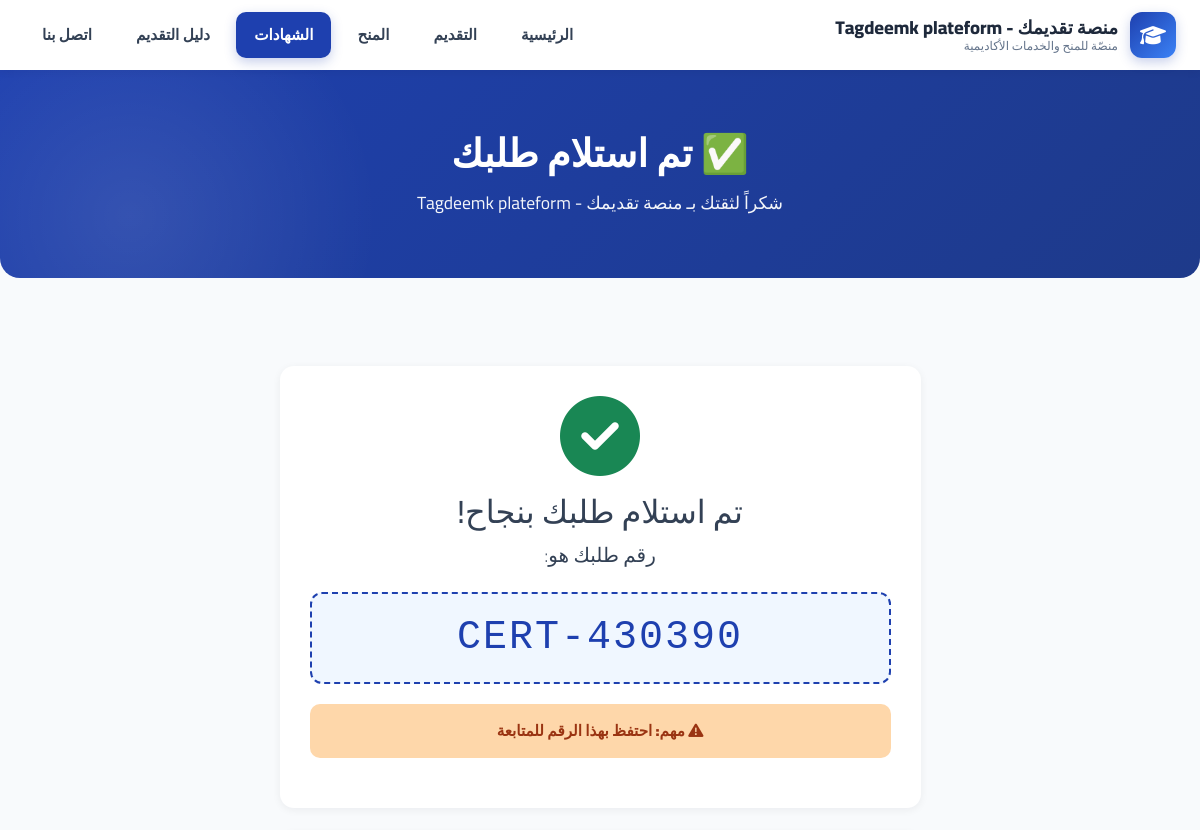
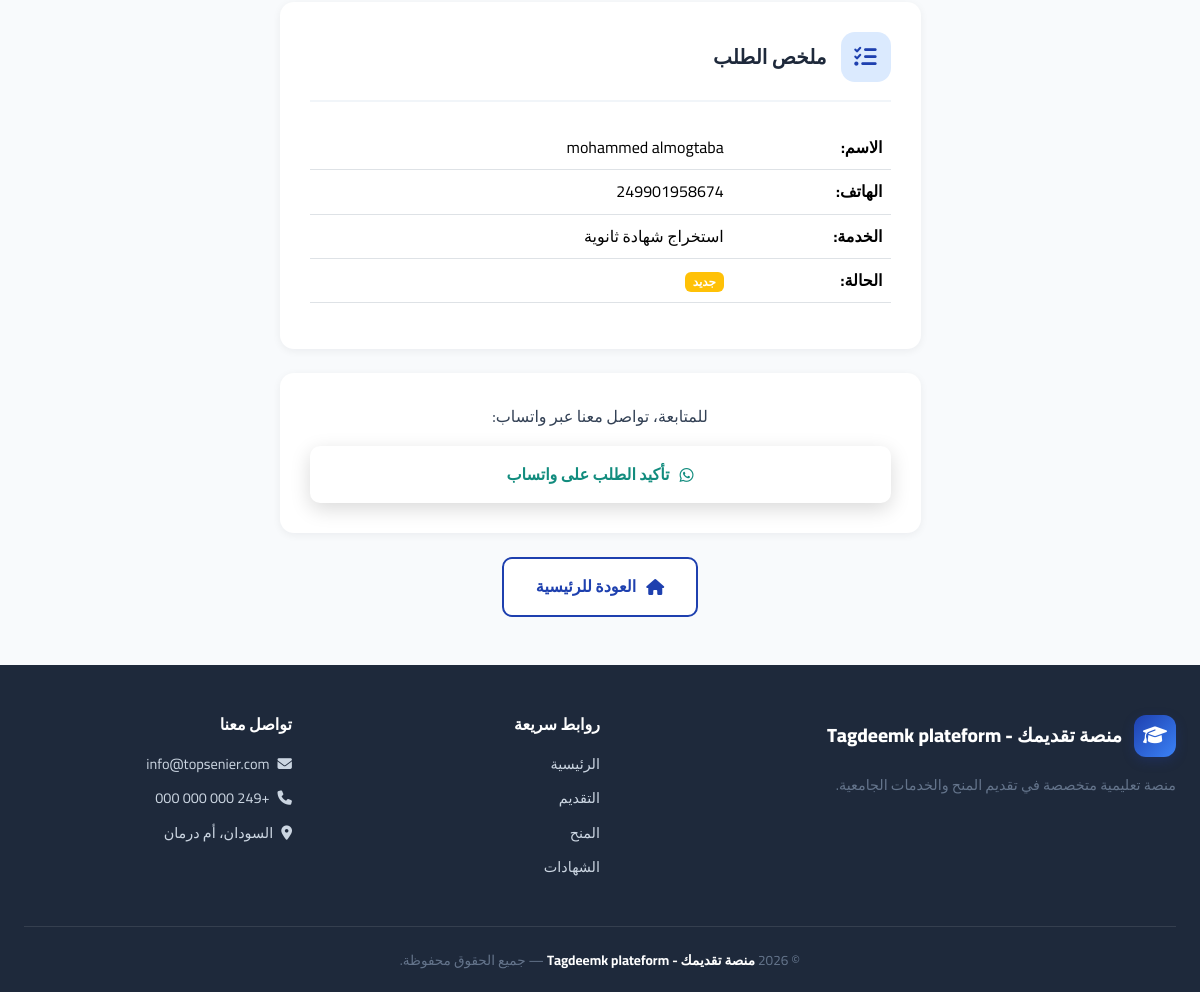
Screenshot of /certificates/success/CERT-430390/ with the database file from the repository (2 pictures, top to bottom).
### apps/config_app/models.py (models this page shows, shortened)
class SiteSettings(models.Model):
    site_name = models.CharField(
        max_length=100,
        default='توب سينير',
        verbose_name='اسم الموقع'
    )
    site_tagline = models.CharField(
        max_length=200,
        default='منصّتي للمنح والخدمات الأكاديمية',
        verbose_name='الشعار الفرعي'
    )
    hero_badge = models.CharField(
        max_length=200,
        default='🎓 منصة سودانية متكاملة للتعليم الجامعي',
        verbose_name='شعار Hero'
    )
    hero_title = models.CharField(
        max_length=300,
        default='بوابتك إلى الجامعات والمنح والتوثيق',
        verbose_name='عنوان Hero'
    )
    hero_description = models.TextField(
        default='نقدّم لك تجربة تعليمية متكاملة تجمع بين التقديم الإلكتروني، والمنح، وترتيب الرغبات، وتوثيق الشهادات.',
        verbose_name='وصف Hero'
    )
    hero_background = models.ImageField(
        upload_to='hero/%Y/%m/',
        blank=True,
        null=True,
        verbose_name='خلفية Hero',
        help_text='المقاس المثالي: 1920×1080 بكسل - حجم أقل من 1 ميجا'
    )
    hero_overlay_opacity = models.FloatField(
        default=0.6,
        verbose_name='شفافية الطبقة الداكنة',
        help_text='من 0 (بدون طبقة) إلى 1 (طبقة معتمة تماماً)'
    )
    hero_btn1_text = models.CharField(
        max_length=50,
        default='رتّب رغباتك',
        verbose_name='نص الزر الأول',
        blank=True,
    )
    hero_btn1_icon = models.CharField(
        max_length=50,
        default='fa-list-ol',
        verbose_name='أيقونة الزر الأول',
        blank=True,
        help_text='مثال: fa-list-ol',
    )
    hero_btn2_text = models.CharField(
        max_length=50,
        default='قدّم الآن',
        verbose_name='نص الزر الثاني',
        blank=True,
    )
    hero_btn2_icon = models.CharField(
        max_length=50,
        default='fa-paper-plane',
        verbose_name='أيقونة الزر الثاني',
        blank=True,
    )
    contact_phone = models.CharField(
        max_length=50,
        default='+249 000 000 000',
        verbose_name='رقم الهاتف'
    )
    contact_email = models.EmailField(
        default='info@topsenier.com',
        verbose_name='البريد الإلكتروني'
    )
    contact_address = models.CharField(
        max_length=200,
        default='السودان، أم درمان',
        verbose_name='العنوان'
    )
    whatsapp_number = models.CharField(
        max_length=50,
        default='+249000000000',
        verbose_name='رقم الواتساب'
    )
    facebook_url = models.URLField(
        blank=True,
        null=True,
        verbose_name='رابط فيسبوك'
    )
    linkedin_url = models.URLField(
        blank=True,
        null=True,
        verbose_name='رابط لينكدإن'
    )
    about_us = models.TextField(
        default='منصة سودانية متكاملة تهدف إلى تسهيل رحلة الطالب الأكاديمية من التقديم للجامعات حتى استخراج الشهادات.',
        verbose_name='من نحن',
    )
    facebook_page = models.URLField(
        blank=True, null=True,
        verbose_name='صفحة فيسبوك',
    )
    facebook_group = models.URLField(
        blank=True, null=True,
        verbose_name='مجموعة فيسبوك',
    )
    telegram_channel = models.URLField(
        blank=True, null=True,
        verbose_name='قناة تيليجرام',
    )
    telegram_group = models.URLField(
        blank=True, null=True,
        verbose_name='مجموعة تيليجرام',
    )
    instagram_url = models.URLField(
        blank=True, null=True,
        verbose_name='إنستغرام',
    )
    youtube_url = models.URLField(
        blank=True, null=True,
        verbose_name='يوتيوب',
    )
    tiktok_url = models.URLField(
        blank=True, null=True,
        verbose_name='تيك توك',
    )
    twitter_url = models.URLField(
        blank=True, null=True,
        verbose_name='X (تويتر)',
    )
    developer_name = models.CharField(
        max_length=100,
        default='',
        blank=True,
        verbose_name='اسم المطور',
    )
    developer_description = models.TextField(
        default='',
        blank=True,
        verbose_name='وصف المطور',
    )
    developer_email = models.EmailField(
        default='',
        blank=True,
        verbose_name='بريد المطور',
    )
    developer_whatsapp = models.CharField(
        max_length=50,
        default='',
        blank=True,
        verbose_name='واتساب المطور',
    )
    developer_github = models.URLField(
        default='',
        blank=True,
        verbose_name='GitHub المطور',
    )
    developer_website = models.URLField(
        default='',
        blank=True,
        verbose_name='موقع المطور',
    )
    is_active = models.BooleanField(
        default=True,
        verbose_name='نشط'
    )
    updated_at = models.DateTimeField(
        auto_now=True,
        verbose_name='آخر تحديث'
    )
    class Meta:
        verbose_name = 'إعدادات الموقع'
        verbose_name_plural = 'إعدادات الموقع'
    @classmethod
    def get_settings(cls):
        settings, created = cls.objects.get_or_create(pk=1)
        return settings

### apps/certificates/models.py (models this page shows, shortened)
class CertificateRequest(models.Model):
    SERVICE_CHOICES = [
        ('high_school', 'استخراج شهادة ثانوية'),
        ('university', 'استخراج شهادة جامعية'),
        ('verify', 'توثيق شهادة'),
        ('translate', 'ترجمة معتمدة'),
        ('replace', 'بدل فاقد'),
    ]
    STATUS_CHOICES = [
        ('pending', 'جديد'),
        ('processing', 'قيد التنفيذ'),
        ('completed', 'مكتمل'),
        ('cancelled', 'ملغي'),
    ]
    request_code = models.CharField(
        max_length=20,
        unique=True,
        verbose_name='رقم الطلب',
    )
    full_name = models.CharField(
        max_length=200,
        verbose_name='الاسم الرباعي',
    )
    phone_number = models.CharField(
        max_length=20,
        verbose_name='رقم الهاتف (واتساب)',
    )
    service_type = models.CharField(
        max_length=30,
        choices=SERVICE_CHOICES,
        verbose_name='نوع الخدمة',
    )
    details = models.TextField(
        blank=True,
        verbose_name='تفاصيل إضافية',
        help_text='أي معلومات مهمة عن الطلب'
    )
    certificate_file = models.FileField(
        upload_to='certificates/certificate/%Y/%m/',
        blank=True,
        null=True,
        verbose_name='صورة الشهادة',
    )
    national_id_file = models.FileField(
        upload_to='certificates/national_id/%Y/%m/',
        blank=True,
        null=True,
        verbose_name='الرقم الوطني',
    )
    status = models.CharField(
        max_length=20,
        choices=STATUS_CHOICES,
        default='pending',
        verbose_name='الحالة',
    )
    admin_notes = models.TextField(
        blank=True,
        verbose_name='ملاحظات الإدارة',
    )
    submitted_at = models.DateTimeField(
        auto_now_add=True,
        verbose_name='تاريخ الطلب',
    )
    class Meta:
        verbose_name = 'طلب شهادة'
        verbose_name_plural = 'طلبات الشهادات'
        ordering = ['-submitted_at']
    @property
    def service_display(self):
        return dict(self.SERVICE_CHOICES).get(self.service_type, self.service_type)

### apps/certificates/views.py (the view)
# urls.py: path('success/<str:code>/', views.success, name='success'),
def success(request, code):
    cert_request = get_object_or_404(CertificateRequest, request_code=code)
    wa_text = f"""السلام عليكم،
طلبت خدمة شهادات في منصة سند الطالب:

🎫 رقم الطلب: {cert_request.request_code}
👤 الاسم: {cert_request.full_name}
📱 الهاتف: {cert_request.phone_number}"""
    encoded = urllib.parse.quote(wa_text)
    wa_link = f"https://wa.me/249123456789?text={encoded}"
    return render(request, 'certificates/success.html', {
        'cert_request': cert_request,
        'wa_link': wa_link,
    })

### apps/panel/context_processors.py (called while the page is built, shortened)
def panel_permissions(request):
    if not request.user.is_authenticated:
        return {
            'has_applications_access': False,
            'has_certificates_access': False,
            'has_contact_access': False,
            'has_access_access': False,
            'has_universities_access': False,
            'has_announcements_access': False,
            'has_guide_access': False,
            'has_data_entry_access': False,
            'is_super_admin': False,
        }

### templates/certificates/success.html (shortened to what this page needs)
{% extends 'base.html' %}
{% load static %}
{% block content %}
<link rel="stylesheet" href="{% static 'css/style.css' %}">
<div class="page-hero">
    <h1>✅ تم استلام طلبك</h1>
    <p>شكراً لثقتك بـ {{ SITE_NAME }}</p>
</div>
<div class="container py-5">
    <div class="row justify-content-center">
        <div class="col-lg-7">
            <div class="info-card text-center">
                <i class="fa-solid fa-check-circle fa-5x text-success mb-3"></i>
                <h2>تم استلام طلبك بنجاح!</h2>
                <p class="lead">رقم طلبك هو:</p>
                <div style="background:#f0f7ff; border:2px dashed #1e40af; padding:20px; border-radius:12px; margin:20px 0;">
                    <h1 style="color:#1e40af; margin:0; font-family:monospace; letter-spacing:2px;">
                        {{ cert_request.request_code }}
                    </h1>
                </div>
                <div class="alert alert-warning">
                    <i class="fa-solid fa-exclamation-triangle"></i>
                    <strong>مهم:</strong> احتفظ بهذا الرقم للمتابعة
                </div>
            </div>
            <div class="info-card mt-4">
                <div class="info-card-header">
                    <i class="fa-solid fa-list-check"></i>
                    <h3>ملخص الطلب</h3>
                </div>
                <table class="table">
                    <tr>
                        <td><strong>الاسم:</strong></td>
                        <td>{{ cert_request.full_name }}</td>
                    </tr>
                    <tr>
                        <td><strong>الهاتف:</strong></td>
                        <td>{{ cert_request.phone_number }}</td>
                    </tr>
                    <tr>
                        <td><strong>الخدمة:</strong></td>
                        <td>{{ cert_request.service_display }}</td>
                    </tr>
                    <tr>
                        <td><strong>الحالة:</strong></td>
                        <td>
                            <span class="badge" style="background:#ffc107;">
                                {{ cert_request.get_status_display }}
                            </span>
                        </td>
                    </tr>
                </table>
            </div>
            <div class="info-card mt-4 text-center">
                <p>للمتابعة، تواصل معنا عبر واتساب:</p>
                <a href="{{ wa_link }}" target="_blank" class="whatsapp-btn" style="display:inline-flex;">
                    <i class="fa-brands fa-whatsapp"></i>
                    تأكيد الطلب على واتساب
                </a>
            </div>
            <div class="text-center mt-4">
                <a href="{% url 'home:index' %}" class="btn-outline" style="display:inline-flex;">
                    <i class="fa-solid fa-home"></i>
                    العودة للرئيسية
                </a>
            </div>
        </div>
    </div>
</div>
{% endblock %}

### templates/partials/header.html (shortened to what this page needs)
<header class="header">
    <div class="header-container">
        <div class="logo" onclick="window.location.href='{% url 'home:index' %}'">
            <div class="logo-icon"><i class="fa-solid fa-graduation-cap"></i></div>
            <div class="logo-text">
                <span class="brand">{{ SITE_NAME }}</span>
                <span class="tagline">{{ SITE_TAGLINE }}</span>
            </div>
        </div>
        <nav class="nav-menu" id="navMenu">
            <a class="nav-link {% if request.resolver_match.app_name == 'home' %}active{% endif %}"
               href="{% url 'home:index' %}">الرئيسية</a>
            <a class="nav-link {% if request.resolver_match.app_name == 'admission' %}active{% endif %}"
               href="{% url 'admission:index' %}">التقديم</a>
            <a class="nav-link {% if request.resolver_match.app_name == 'scholarships' %}active{% endif %}"
               href="{% url 'scholarships:index' %}">المنح</a>
            <a class="nav-link {% if request.resolver_match.app_name == 'certificates' %}active{% endif %}"
               href="{% url 'certificates:index' %}">الشهادات</a>
            <a class="nav-link {% if request.resolver_match.app_name == 'guide' %}active{% endif %}"
               href="{% url 'guide:index' %}">دليل التقديم</a>
            <a class="nav-link {% if request.resolver_match.app_name == 'contact' %}active{% endif %}"
               href="{% url 'contact:index' %}">اتصل بنا</a>
        </nav>
    </div>
</header>

### templates/partials/footer.html
<footer class="footer">
    <div class="footer-grid">
        <div class="footer-about">
            <div class="footer-brand">
                <div class="logo-icon"><i class="fa-solid fa-graduation-cap"></i></div>
                <span class="brand">{{ SITE_NAME }}</span>
            </div>
            <p>منصة تعليمية متخصصة في تقديم المنح والخدمات الجامعية.</p>
        </div>
        <div class="footer-col">
            <h4>روابط سريعة</h4>
            <ul>
                <li><a href="{% url 'home:index' %}">الرئيسية</a></li>
                <li><a href="{% url 'admission:index' %}">التقديم</a></li>
                <li><a href="{% url 'scholarships:index' %}">المنح</a></li>
                <li><a href="{% url 'certificates:index' %}">الشهادات</a></li>
            </ul>
        </div>
        <div class="footer-col">
            <h4>تواصل معنا</h4>
            <ul>
                <li><a><i class="fa-solid fa-envelope"></i> {{ SITE_EMAIL }}</a></li>
                <li><a><i class="fa-solid fa-phone"></i> {{ SITE_PHONE }}</a></li>
                <li><a><i class="fa-solid fa-location-dot"></i> {{ SITE_ADDRESS }}</a></li>
            </ul>
        </div>
    </div>
    <div class="footer-bottom">
        © 2026 <strong>{{ SITE_NAME }}</strong> — جميع الحقوق محفوظة.
    </div>
</footer>

### rows the page displays
SiteSettings: site_name "منصة تقديمك - Tagdeemk plateform", site_tagline "منصّة للمنح والخدمات الأكاديمية", contact_email "info@topsenier.com", contact_phone "+249 000 000 000", contact_address "السودان، أم درمان"
CertificateRequest: request_code "CERT-430390", full_name "mohammed almogtaba", phone_number "249901958674", service_display "استخراج شهادة ثانوية", status "جديد"
